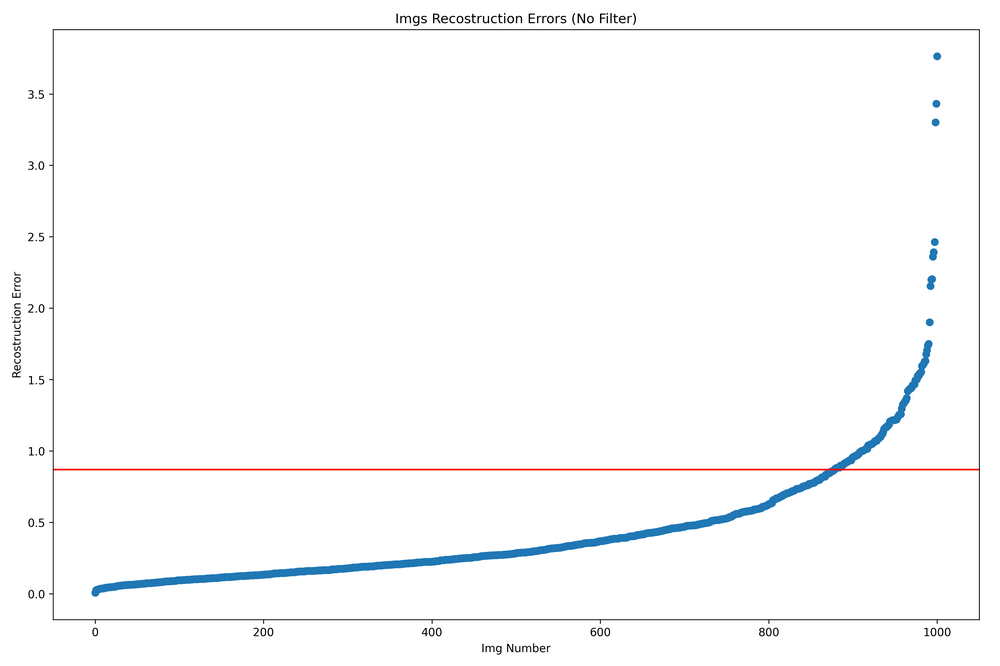
#> input picture code/deep_undeeper/training/errori_chart_sorted.png, 1000 x 666 px, shrunk from 3750 x 2499 before the run
$ python -i gimgham.py   (imports and definitions only)
#> lines starting #> are read from the running program, lines starting #| are printed output that depends on the picture
import numpy as np
import PIL
from PIL import Image, ImageEnhance


def _to_pil_image(image: np.array) -> Image:
    """Converte un numpy.array in immagine PILLOW

        Parameters:
            image (numpy.array): array che deve essere convertito

        Return:
            Image: immagine in formato PILLOW
    """

    return PIL.Image.fromarray((image).astype(np.uint8))


def _pil_to_array(image: Image) -> np.array:
    """Converte un immagine PILLOW in numpy.array

        Parameters:
            image (Image): immagine in formato PILLOW

        Return:
            numpy.array: immagine sotto forma di numpy.array
    """

    return np.array(image).astype(np.uint8)


def show_image(image: np.array):
    img = _to_pil_image(image)
    img.show()


def edge_enhance(image: np.array, alpha=0.5) -> np.array:
    pil_image = _to_pil_image(image)
    converter = PIL.ImageEnhance.Color(pil_image)
    pil_image = converter.enhance(alpha)
    return _pil_to_array(pil_image)


def brightness (image: np.array, alpha = 1.0) -> np.array:
    pil_image = _to_pil_image(image)
    converter = PIL.ImageEnhance.Brightness(pil_image)
    pil_image = converter.enhance(alpha)
    return _pil_to_array(pil_image)


def contrast(image: np.array, alpha=1.0) -> np.array:
    pil_image = _to_pil_image(image)
    converter = PIL.ImageEnhance.Contrast(pil_image)
    pil_image = converter.enhance(alpha)
    return _pil_to_array(pil_image)


def interpolate(im1: np.array, im2: np.array, alpha: int) -> np.array:
    """Interpola (unisce) due immagini

        Parameters:
            im1 (numpy.array)   : prima immagine da unire
            im2 (numpy.array)   : seconda immagine da unire
            alpha (int)         : parametro ??

        Return:
            numpy.array: immagine risultate dall'interpolazione delle due immagini
    """

    return ((1.0 - alpha) * im1 + alpha * im2)

def gingham(in_image: np.array, intensity = 1 , alpha = 1) -> np.array:
    """Applica il filtro gingham ad un numpy.array

        Parameters:
            in_image (numpy.array)  : immagine da modificare, in formato numpy.array
            intensity (int)         : parametro ??
            alpha (int)             : parametro ??

        Return:
            numpy.array: immagine modificata con il filtro
    """

    image :np.array     = brightness(in_image, 1.1 * alpha)
    image :np.array     = edge_enhance(image, 1.1 * alpha)
    image :np.array     = contrast(image, 0.7 * alpha)
    out_image :np.array = interpolate(in_image, image, intensity)

    return out_image


def apply_gingham(img_path: str, dest_path='./'):
    """Applica il filtro gimgham all'immagine passata e la salva

        Parameters:
            img_path (str): immagini da modificare
    """
#> called with dest_path = './'

    img :Image          = Image.open(img_path).convert('RGB')   # apertura dell'immagini (forza RGB mode)
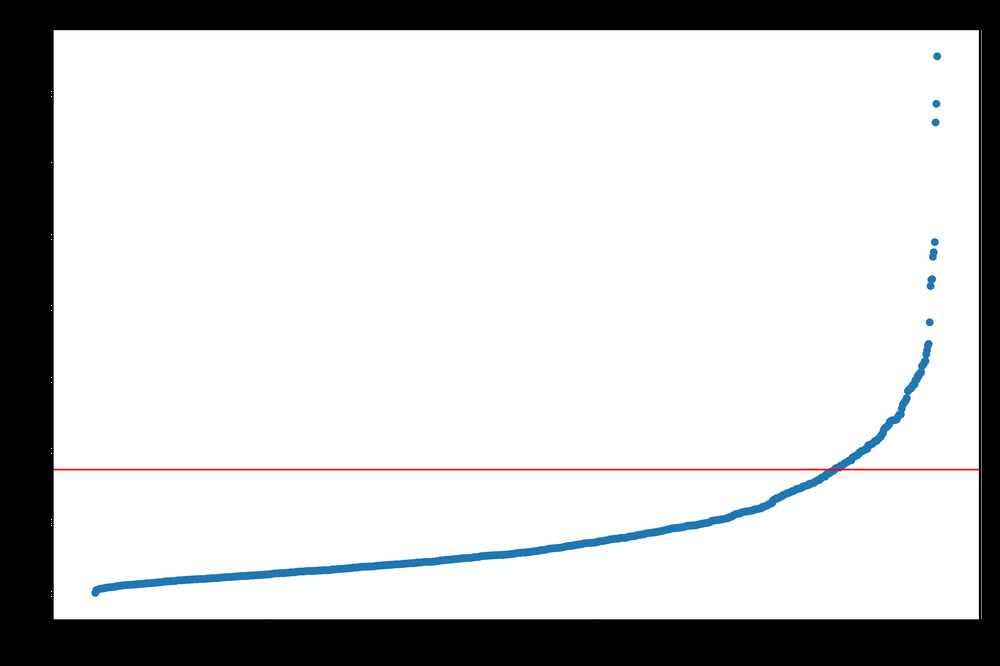
#> img: PIL image 1000x666 RGB; mean R, G, B 206.2, 206.6, 207.3
    img_array :np.array = _pil_to_array(img)                    # l'immagine viene convertita in un numpy.array per essere usata dalle altre funzioni
    res_array :np.array = gingham(img_array)                    # applica il filtro all'immagine
#> in contrast, `pil_image = converter.enhance(alpha)`:
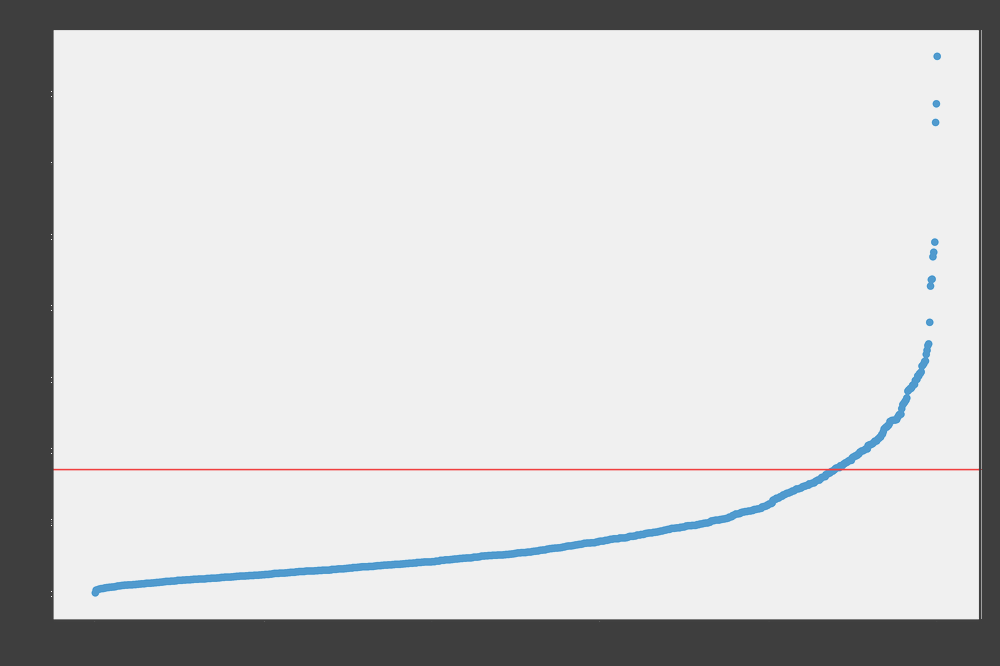
#> pil_image: PIL image 1000x666 RGB; mean R, G, B 206, 206.5, 207.1
    res_pil :Image      = _to_pil_image(res_array)              # conversione da array a Pillow Image

    # salvataggio dell'immagine
    img_name :str = img_path.split('/')[-1]                                     # prende il nome del file
    img_dest :str = f'{dest_path}/' if dest_path[-1] != '/' else dest_path     # formatta la destinazione aggiungendo un '/' se manca

    res_pil.save(f'{img_dest}{img_name}')      # salva il file

>>> result = apply_gingham('../../deep_undeeper/training/errori_chart_sorted.png')
